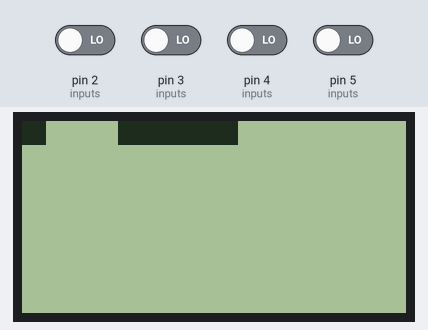
The sketch below on a simulated Arduino Uno, built with avr-gcc and run on an emulated ATmega328P. Parts: 128×64 one-colour display. The test bench sets the inputs (shaded band); at power-on: pin 2 (inputs), pin 3 (inputs), pin 4 (inputs), pin 5 (inputs) LOW. Random numbers use the default seed unless the sketch sets one.

Above: at 1.2 s.
1.3 s: pin 5 (inputs) driven HIGH
At 2.5 s:
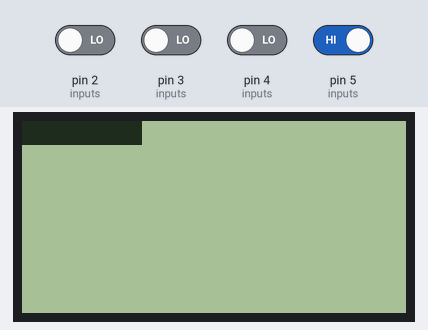
2.8 s: pin 2 (inputs) driven HIGH
At 3.42 s:
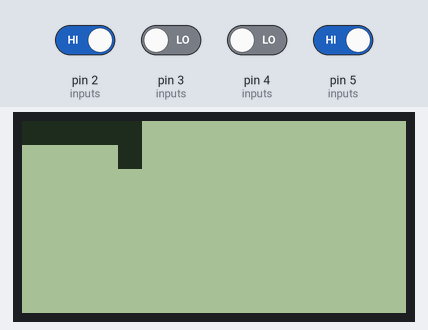
4.7 s: pin 5 (inputs) driven LOW
At 5.16 s:
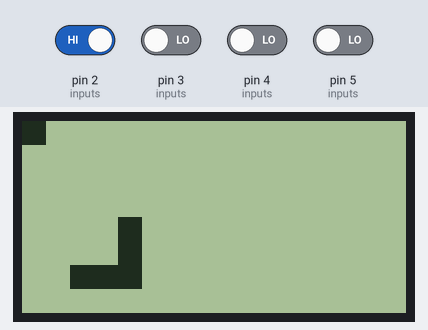
6.2 s: pin 5 (inputs) driven HIGH
At 6.91 s:
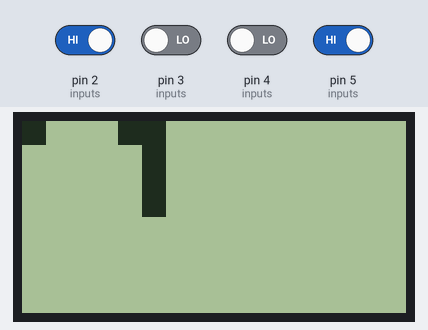
7.8 s: pin 4 (inputs) driven HIGH
At 8.42 s:
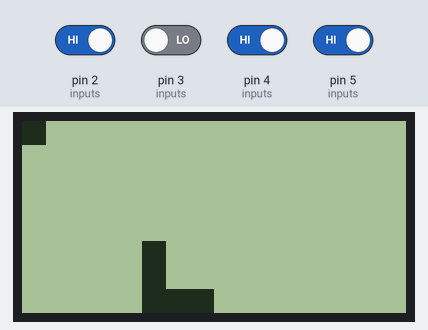
9.5 s: pin 2 (inputs) driven LOW
At 10.17 s:
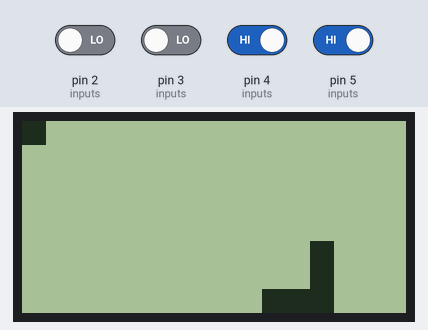
Timing chart, 0 to 12.3 s (numbered marks = the images above; inputs shaded):
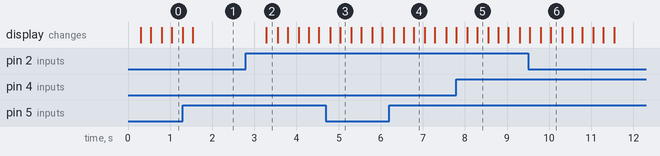

Measured:
- after the input at 2.8 s, the display: changes after 0.49 s (image 2)

The sketch:

Snake.ino
```cpp
// PROJECT: Snake
// PURPOSE: A snake game to serve as a test of the Pocket ACE
// COURSE: ICS4U-E
// AUTHOR: N. Willis
// DATE: 2025 01 20
// MCU: 328P
// STATUS: Not Working
// REFERENCE: https://en.wikipedia.org/wiki/Snake_(video_game_genre)

#include <Arduino.h>
#include <SPI.h>
#include <U8g2lib.h>

#define LEFT_BTN 5
#define UP_BTN 2
#define DOWN_BTN 4
#define RIGHT_BTN 3

#define TICKTIME 250
#define GRIDCELLSIZE 8

U8G2_ST7920_128X64_1_SW_SPI u8g2(U8G2_R0, /* clock=*/13, /* data=*/11, /* CS=*/10, /* reset=*/8);

struct posVector {
  uint8_t xPos;
  uint8_t yPos;
};
posVector snake[256] = { { 32, 0 }, { 24, 0 }, { 16, 0 }, { 8, 0 }, { 0, 0 } };
uint8_t snakeLength = 5;
posVector foodPos = { 64, 32 };

uint8_t inputs[4] = { LEFT_BTN, UP_BTN, DOWN_BTN, RIGHT_BTN };
int8_t direction = 2;
uint32_t stamp = 0;

void setup() {
  Serial.begin(9600);
  u8g2.begin();
  for (uint8_t i = 0; i < 4; i++) {
    pinMode(inputs[i], INPUT);
  }
  randomSeed(analogRead(A0));
  foodPos = { random(0, 128) & ~7, random(0, 64) & ~7 };
}

int8_t checkInput() {
  for (uint8_t i = 0; i < 4; i++) {
    if (!digitalRead(inputs[i])) {
      switch (i) {
        case 0: return -2;
        case 1: return 1;
        case 2: return -1;
        case 3: return 2;
      }
    }
  }
  return 0;
}

void updateSnakePos() {
  if (direction != 0) {
    posVector nextPos = snake[0];
    for (uint8_t i = 1; i < snakeLength; i++) {
      posVector lastPos = snake[i];
      snake[i] = nextPos;
      nextPos = lastPos;
    }
  }

  switch (direction) {
    case -2:
      snake[0].xPos -= GRIDCELLSIZE;
      break;
    case -1:
      snake[0].yPos += GRIDCELLSIZE;
      break;
    case 1:
      snake[0].yPos -= GRIDCELLSIZE;
      break;
    case 2:
      snake[0].xPos += GRIDCELLSIZE;
      break;
    default:
      break;
  }
}

void foodCheck() {
  bool foodValid = true;
  if (snake[0].xPos == foodPos.xPos && snake[0].yPos == foodPos.yPos) {
    do {
      foodPos.xPos = random(0, 128) & ~7;
      foodPos.yPos = random(0, 64) & ~7;
      for (uint8_t i = 0; i < snakeLength; i++) {
        if (foodPos.xPos == snake[i].xPos && foodPos.yPos == snake[i].yPos) {
          foodValid = false;
          break;
        }
        foodValid = true;
      }
    } while (!foodValid);
    snake[snakeLength].xPos = snake[snakeLength - 1].xPos;
    snake[snakeLength].yPos = snake[snakeLength - 1].yPos;
    snakeLength++;
  }
}

void loseCheck() {
  if (snake[0].xPos< 0 | snake[0].xPos > 127 | snake[0].yPos< 0 | snake[0].yPos > 63) {
    lose();
  }
  for (uint8_t i = 1; i < snakeLength; i++) {
    if (snake[i].xPos == snake[0].xPos && snake[i].yPos == snake[0].yPos) {
      lose();
    }
  }
}

void lose() {
  snake[0] = { 32, 0 };
  snake[1] = { 24, 0 };
  snake[2] = { 16, 0 };
  snake[3] = { 8, 0 };
  snake[4] = { 0, 0 };
  snakeLength = 5;
  direction = 2;
}

void gameTick() {
  updateSnakePos();
  foodCheck();
  loseCheck();
}


void loop(void) {
  if (millis() - stamp >= TICKTIME) {
    stamp += TICKTIME;
    gameTick();
  }

  int8_t input = checkInput();
  if (input != 0 && input != -direction) {
    direction = input;
  }

  u8g2.firstPage();
  do {
    for (uint8_t i = 0; i < snakeLength; i++) {
      u8g2.drawBox(snake[i].xPos, snake[i].yPos, GRIDCELLSIZE, GRIDCELLSIZE);
    }
    u8g2.drawBox(foodPos.xPos, foodPos.yPos, GRIDCELLSIZE, GRIDCELLSIZE);
  } while (u8g2.nextPage());
}
```
